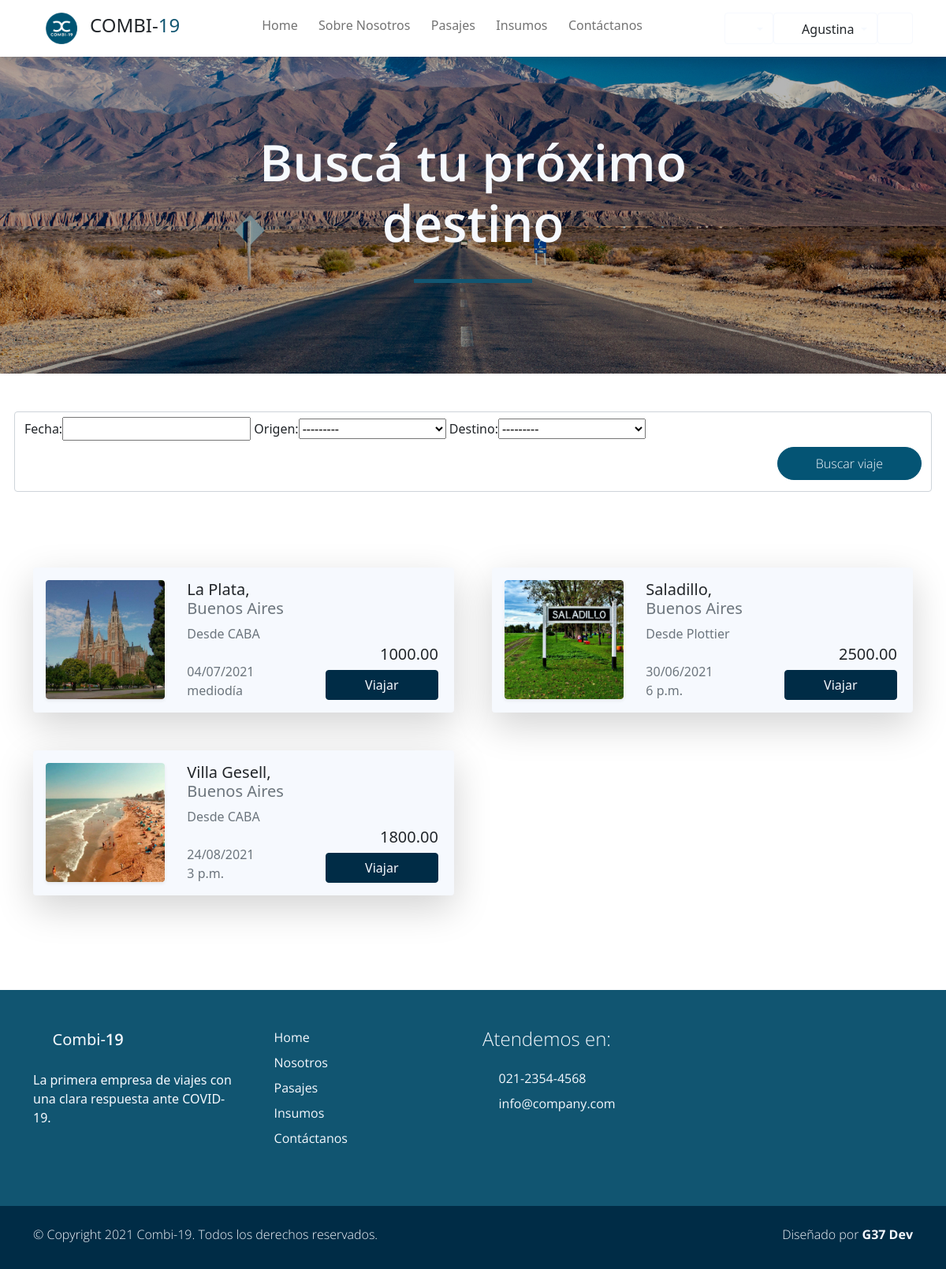
The page /pasajes (signed in) on the database as committed earlier.
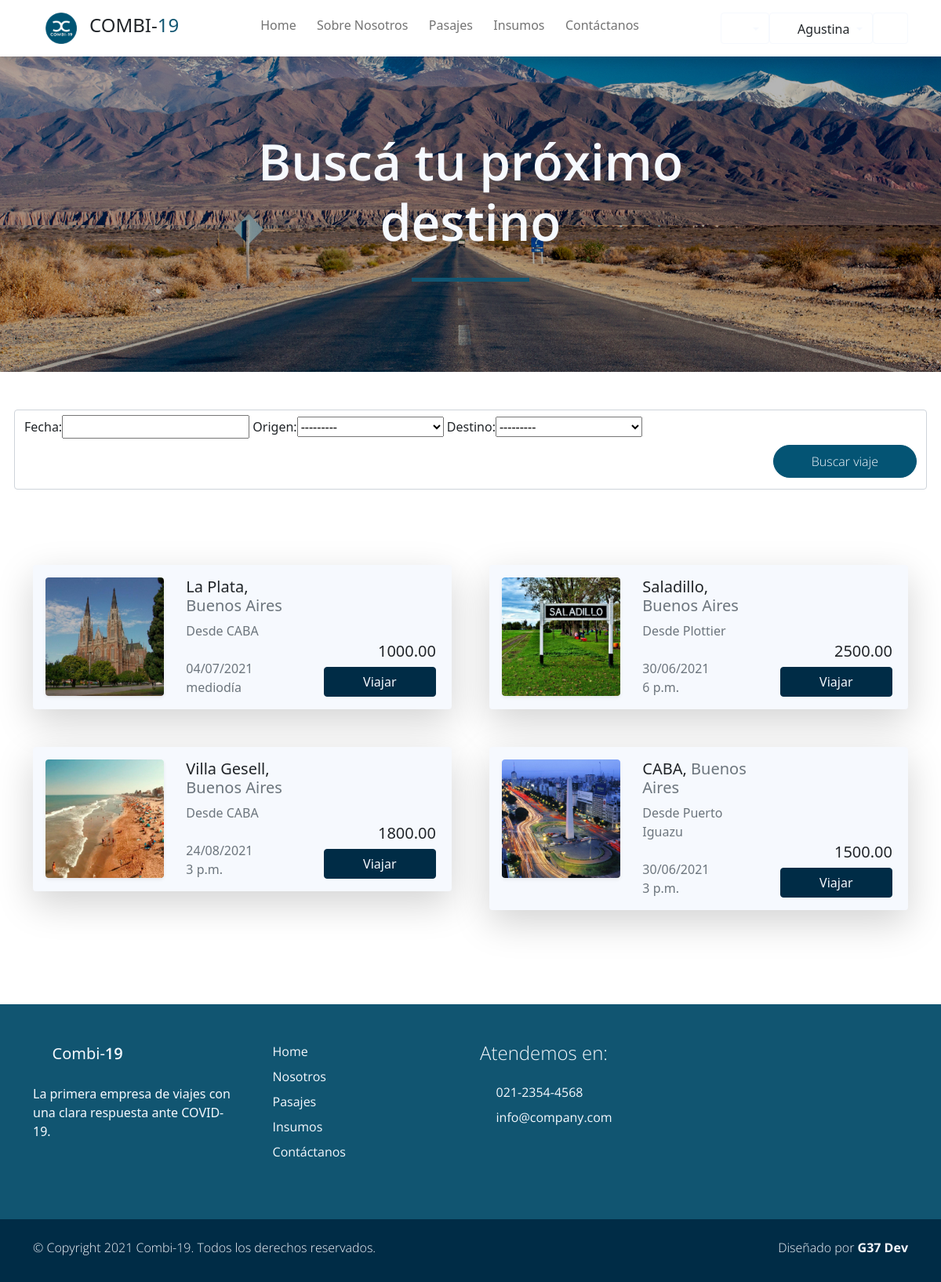
The same page on the database as committed later.
### users/models.py (models this page shows, shortened)
class Account(AbstractBaseUser):
    email               = models.EmailField(verbose_name="email", max_length=60, unique=True)
    dni                 = models.IntegerField(verbose_name="dni", unique=True,)
    first_name          = models.CharField(max_length=30, verbose_name='Nombre')
    last_name           = models.CharField(max_length=30, verbose_name='Apellido')
    date_of_birth       = models.DateField(blank=True, null=True)
    is_GOLD             = models.BooleanField(default=False)
    _is_admin           = models.BooleanField(default=False)
    is_active           = models.BooleanField(default=True)
    is_staff            = models.BooleanField(default=False)
    _is_superuser       = models.BooleanField(default=False)
    objects = MyAccountManager()
    class Meta:
        verbose_name        = "Usuario"
        verbose_name_plural = "Usuarios"
    USERNAME_FIELD = 'email'
    REQUIRED_FIELDS = ['dni', 'first_name', 'last_name', 'date_of_birth']
    @property
    def is_superuser(self):
        return self.is_admin
    @property
    def is_admin(self):
        return self.is_staff
    @property
    def es_chofer(self):
        try:
            chofer = self.chofer
            print(chofer)
            return True
        except Chofer.DoesNotExist:
            return False

### Combi19App/models.py (models this page shows, shortened)
class Viaje(models.Model):
    fecha         =   models.DateTimeField(blank=True, null=True)
    ruta          =   models.ForeignKey(Ruta, default=None, blank=True, null=True, on_delete=models.CASCADE)
    combi         =   models.ForeignKey(Vehiculo, blank=True, null=True, on_delete=models.CASCADE)
    estado        =   models.BooleanField(default=False)
    precio        =   models.DecimalField(default=None, blank=True, null=True, max_digits=10, decimal_places=2)
    insumo        =   models.ManyToManyField(Insumo,default=None, blank=True,)
    pasajeros     =   models.ManyToManyField(Account, default=None, blank=True)
    asientos_ocupados = models.IntegerField(default=0, null=True, blank=True)
    class Meta:
        unique_together = ('fecha', 'combi')

class Ruta(models.Model):
    origen        = models.ForeignKey(Lugar, default=None, on_delete=models.CASCADE, related_name='origen')
    destino       = models.ForeignKey(Lugar, default=None, on_delete=models.CASCADE, related_name='destino')
    nombre        = models.CharField(max_length=30, blank=True, null=True, verbose_name='Nombre de ruta')
    km            = models.IntegerField(validators=[MinValueValidator(0)])
    class Meta:
        unique_together = ('origen', 'destino')

class Lugar(models.Model):
    nombre        = models.CharField(max_length=40, blank=True, null=True, unique=True, verbose_name='Lugar')
    provincia     = models.CharField(max_length=20, blank=True, null=True)
    codigo_postal = models.IntegerField(blank=True, null=True, unique=True, validators=[MinValueValidator(1000)])
    imagen        = models.ImageField(upload_to="ciudades", blank=True, null=True)
    class Meta:
        verbose_name_plural = "Lugares"
    def __str__(self):
        return f'{self.nombre}'

### Combi19App/views.py (the view)
# urls.py: path('pasajes', views.pasajes, name="Pasajes"),
@login_required
def pasajes (request):
    viajes = Viaje.objects.all().filter(asientos_ocupados__lt= F('combi__capacidad') )
    miFiltro = ViajeFilter(request.GET, queryset=viajes)
    viajes = miFiltro.qs
    context = {"viajes": viajes, 'miFiltro': miFiltro}
    return render(request, "Combi19App/pasajes.html", context)

### Combi19App/templates/Combi19App/pasajes.html (shortened to what this page needs)
{% extends 'Combi19App/base.html' %}
{% load static %}
{% load bootstrap %}
{% load poll_extras %}
{% block content %}
<div id="work_banner" class="banner-wrapper bg-light w-100 py-5" style="background-image: url({% static 'Combi19App/img/ruta.jpg' %}); ">
    <div class="banner-vertical-center-work container text-light d-flex justify-content-center align-items-center py-5 p-0">
        <div class="banner-content col-lg-8 col-12 m-lg-auto text-center">
            <h1 class="banner-heading h1 display-3 pb-5 semi-bold-600 typo-space-line-center">Buscá tu próximo destino</h1>
        </div>
    </div>
</div>
<section class="py-5 ">
    <div class="container">
        <div class="row gy-5 g-lg-5 ">
                <form class="form-control col-md-5" id="formularioFiltros" method="get" action="#" role="form">
                    {{miFiltro.form|bootstrap}}
                    <div class="col-md-12 col-12 m-auto py-2 text-end">
                        <button type="submit" class="btn btn-secondary rounded-pill px-md-5 px-4 py-2 radius-0 text-light light-300">Buscar viaje</button>
                    </div>
                </form>
        </div>
</section>
<section class="py-5 mb-5">
    <div class="container">
        <div class="row gy-5 g-lg-5 mb-4">
            {% if miFiltro.qs %}
                {%  for v in miFiltro.qs %}
                    <div class="col-xl-6 col-md-12 col-sm-12">
                        <div  class="card bg-light border-0 shadow-lg overflow-hidden">
                            <div class="card-body">
                                <div class="row">
                                    <div class="col-md-4">
                                        <div href="#" class="card border-0 text-white shadow-sm overflow-hidden mx-5 m-sm-0">
                                            <img class="card-img" src="{{v.ruta.destino.imagen.url}}" alt="">
                                        </div>
                                    </div>
                                    <div class=" col-md-4 px-3">
                                        <h5 class="h5 ">{{v.ruta.destino}}, <span class="text-muted">{{v.ruta.destino.provincia}}</span></h2>
                                        <p class="m-0 p-0 text-muted">Desde {{v.ruta.origen}} <i class='p-0 bx bx-map'></i></p>
                                        <br>
                                        <p class="m-0 p-0 text-muted">{{v.fecha|date:"d/m/Y"  }} </p>
                                        <p class="m-0 p-0 text-muted">{{v.fecha | time}} </p>
                                    </div>
                                    <div class="col-md-4 px-3 d-flex  flex-column justify-content-end">
                                        {% if request.user.is_GOLD %}
                                            <span class="h5 text-end text-muted text-decoration-strike" style="text-decoration: line-through;">{{v.precio}} </span>
                                            <span class="h5 text-end">{{v.precio | porcentaje:0.1}}</span>
                                        {% else %}
                                            <p class=" h5 text-end">{{v.precio}}</p>
                                        {% endif %}
                                        {% if request.user.es_chofer %}
                                            <a href="{% url 'Nuevo Pasajero' v_id=v.id %}" class="btn btn-primary">Vender Pasaje</a>
                                        {% else %}
                                            <a href="{% url 'Comprar Pasaje' v_id=v.id %}" class="btn btn-primary">Viajar</a>
                                        {% endif %}
                                    </div>
                                </div>
                            </div>
                        </div>
                    </div>
                {%  endfor %}
            {% else %}
                    <p>No hay viajes asignados para los datos indicados</p>
            {% endif %}
        </div>
    </div>
</section>
{% endblock %}

### Combi19App/templates/Combi19App/base.html (shortened to what this page needs)
{% load static %}
<!DOCTYPE html>
<html lang="es">
<head>
    {% load static %}
    <link href="{% static 'Combi19App/css/bootstrap.min.css' %}" rel="stylesheet">
    <link href="{% static 'Combi19App/css/boxicon.min.css' %}" rel="stylesheet">
    <link rel="stylesheet" href="{% static 'Combi19App/css/estilos.css' %}">
</head>
<body>
    <nav id="main_nav" class="navbar navbar-expand-lg navbar-light bg-white shadow">
        <div class="container d-flex justify-content-center align-items-center">
            <a class="navbar-brand h1 " href="index.html">
                <a class="navbar-brand" href="#!"><img src="{% static 'Combi19App/img/logo_is_chiquito.png' %}" width="40">
                </a>
                <span class="text-dark h4">COMBI-</span><span class="text-primary h4">19</span></a>
            <div class="align-self-center collapse navbar-collapse flex-fill  d-lg-flex justify-content-lg-between" id="navbar-toggler-success">
                <div class="flex-fill mx-xl-5 mb-2">
                    <ul class="nav navbar-nav d-flex justify-content-between mx-xl-5 text-center text-dark">
                       <li class="nav-item">
                            <a class="nav-link btn-outline-primary rounded-pill px-2" href="{% url 'Home' %}">Home</a>
                        </li>
                        <li class="nav-item">
                            <a class="nav-link btn-outline-primary rounded-pill px-2" href="{% url 'About' %}">Sobre Nosotros</a>
                        </li>
                        <li class="nav-item">
                            <a class="nav-link btn-outline-primary rounded-pill px-2" href="{% url 'Pasajes' %}">Pasajes</a>
                        </li>
                        <li class="nav-item">
                            <a class="nav-link btn-outline-primary rounded-pill px-2" href="{% url 'Insumos' %}">Insumos</a>
                        </li>
                        <li class="nav-item">
                            <a class="nav-link btn-outline-primary rounded-pill px-2" href="{% url 'Contacto' %}">Contáctanos</a>
                        </li>
                    </ul>
                </div>
                <div class="navbar align-self-center">
                    <div class="btn-group" role="group">
                        <div class="btn-group" role="group">
                            <button class="btn btn-outline-light dropdown-toggle" type="button" id="dropdownMenuButton1" data-toggle="dropdown" aria-haspopup="true" aria-expanded="false">
                                <i class='bx bx-help-circle bx-sm bx-tada-hover text-primary'></i>
                            </button>
                        </div>
                    </div>
                    <div class="btn-group" role="group">
                        <div class="btn-group" role="group">
                            <button class="btn btn-outline-light dropdown-toggle" type="button" id="dropdownMenuButton" data-toggle="dropdown" aria-haspopup="true" aria-expanded="false">
                                {% if request.user.es_chofer %}
                                    <i class='bx bx-bus bx-sm text-primary''></i>
                                {% else %}
                                    <i class='bx bx-user-circle bx-sm text-primary'></i>
                                {% endif %}
                                <span class="text-dark">{{ request.user.first_name }}</span>
                            </button>
                        </div>
                    </div>
                    <div>
                        <a class="btn btn-outline-light" href="{% url 'Logout' %}">
                            <i class='bx bx-log-out-circle bx-sm text-primary'></i>
                        </a>
                    </div>
                    </div>
                </div>
            </div>
    </nav>
    <div class="main">
        {% block content %}
        {% endblock content %}
    </div>
    <footer class="bg-primary pt-4">
        <div class="container">
            <div class="row py-4">
                <div class="col-lg-3 col-12 align-left">
                    <a class="navbar-brand" href="index.html">
                        <i class='bx bx-bus bx-sm text-light'></i>
                        <span class="text-light h5">Combi-</span><span class="text-light h5 semi-bold-600">19</span>
                    </a>
                    <p class="text-light my-lg-4 my-2">
                        La primera empresa de viajes con una clara respuesta ante COVID-19.
                    </p>
                    <ul class="list-inline footer-icons light-300">
                        <li class="list-inline-item m-0">
                            <a class="text-light" target="_blank" href="http://facebook.com/">
                                <i class='bx bxl-facebook-square bx-md'></i>
                            </a>
                        </li>
                        <li class="list-inline-item m-0">
                            <a class="text-light" target="_blank" href="https://www.linkedin.com/">
                                <i class='bx bxl-linkedin-square bx-md'></i>
                            </a>
                        </li>
                        <li class="list-inline-item m-0">
                            <a class="text-light" target="_blank" href="https://www.whatsapp.com/">
                                <i class='bx bxl-whatsapp-square bx-md'></i>
                            </a>
                        </li>
                    </ul>
                </div>
                <div class="col-lg-3 col-md-4 my-sm-0 mt-4">
                        <ul class="list-unstyled text-light light-300">
                            <li class="pb-2">
                                <i class='bx-fw bx bxs-chevron-right bx-xs'></i><a class="text-decoration-none text-light"
								href="{% url 'Home' %}">Home</a>
                            </li>
                            <li class="pb-2">
                                <i class='bx-fw bx bxs-chevron-right bx-xs'></i><a class="text-decoration-none text-light py-1"
								href="{% url 'About' %}">Nosotros</a>
                            </li>
                            <li class="pb-2">
                                <i class='bx-fw bx bxs-chevron-right bx-xs'></i><a class="text-decoration-none text-light py-1"
								href="#">Pasajes</a>
                            </li>
                            <li class="pb-2">
                                <i class='bx-fw bx bxs-chevron-right bx-xs'></i></i><a class="text-decoration-none text-light py-1"
								href="#"">Insumos</a>
                            </li>
                            <li class="pb-2">
                                <i class='bx-fw bx bxs-chevron-right bx-xs'></i><a class="text-decoration-none text-light py-1"
								href="#">Contáctanos</a>
                            </li>
                        </ul>
                </div>
                <div class="col-lg-3 col-md-4 my-sm-0 mt-4">
                    <h2 class="h4 pb-lg-3 text-light light-300">Atendemos en:</h2>
                    <ul class="list-unstyled text-light light-300">
                        <li class="pb-2">
                            <i class='bx-fw bx bx-phone bx-xs'></i><a class="text-decoration-none text-light py-1"
							href="tel:010-020-0340">021-2354-4568</a>
                        </li>
                        <li class="pb-2">
                            <i class='bx-fw bx bx-mail-send bx-xs'></i><a class="text-decoration-none text-light py-1"
							href="mailto:info@company.com">info@company.com</a>
                        </li>
                    </ul>
                </div>
            </div>
        </div>
        <div class="w-100 bg-secondary py-3">
            <div class="container">
                <div class="row pt-2">
                    <div class="col-lg-6 col-sm-12">
                        <p class="text-lg-start text-center text-light light-300">
                            © Copyright 2021 Combi-19. Todos los derechos reservados.
                        </p>
                    </div>
                    <div class="col-lg-6 col-sm-12">
                        <p class="text-lg-end text-center text-light light-300">
                            Diseñado por <a rel="sponsored" class="text-decoration-none text-light"
							href="https://cursophp.com.ar/" target="_blank"><strong>G37 Dev</strong></a>
                        </p>
                    </div>
                </div>
            </div>
        </div>
    </footer>

Rows that differ between the two databases and show on the page:
added Viaje: ruta.destino.imagen (picture), ruta.destino "CABA", ruta.destino.provincia "Buenos Aires", ruta.origen "Puerto Iguazu", fecha "30/06/2021", fecha "3 p.m.", precio "1500.00"
